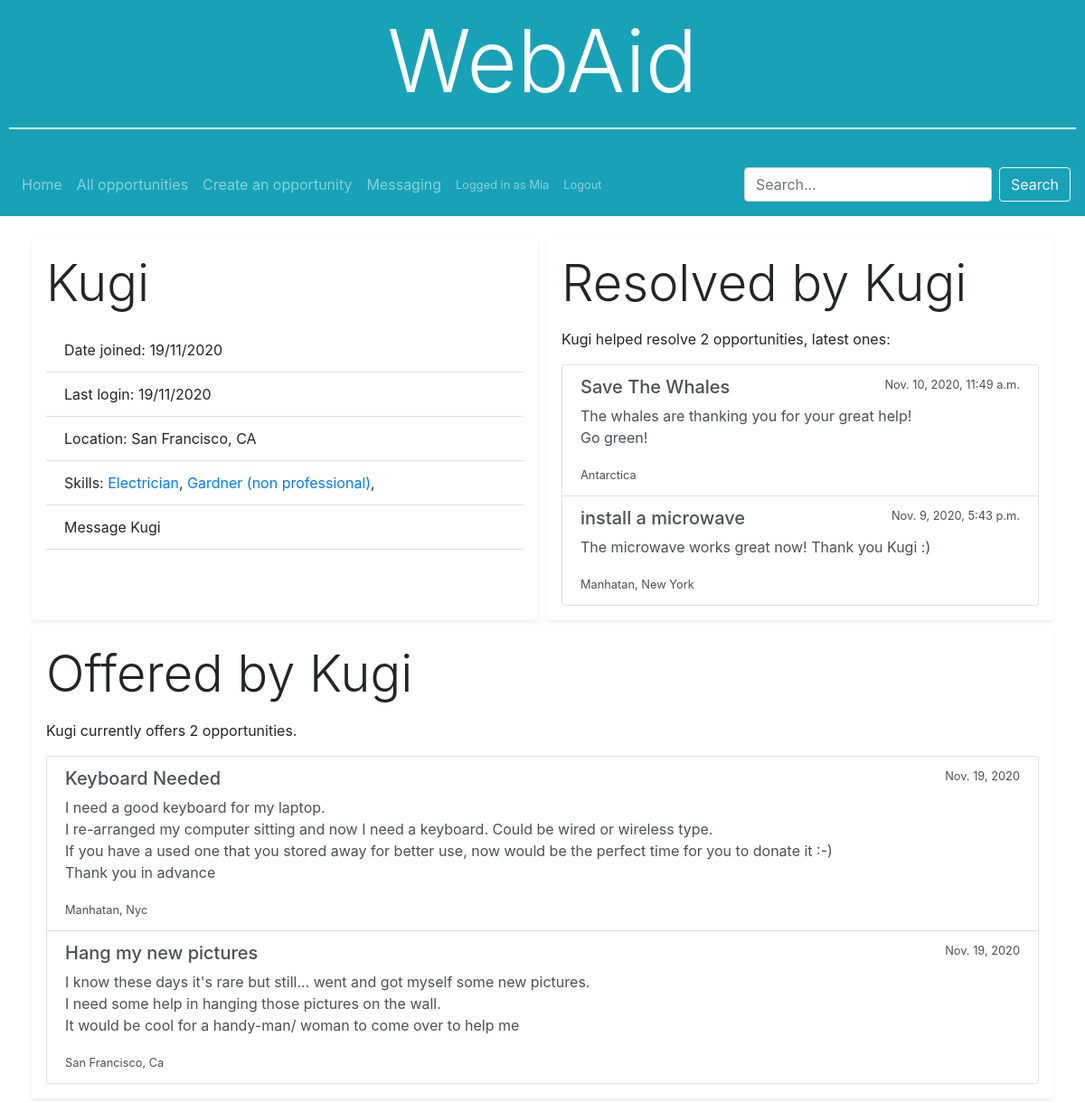
The page /user/4 (signed in) on the database its author committed.
### WebAid/models.py (models this page shows, shortened)
class User(AbstractUser):
    skills = models.TextField()
    location = models.CharField(max_length=64)
    def get_latest_resolved(self):
        resolved = self.resolved.all().order_by('-id')[:5]
        return resolved
    def get_latest_created(self):
        opportunities = self.opportunities.all().filter(resolved=None).order_by('-id')
        for opportunity in opportunities:
            opportunity = opportunity.make_time_difference()
        return opportunities

class Resolve(models.Model):
    resolvers = models.ManyToManyField(User, related_name='resolved')
    summary = models.TextField(max_length=1000)

class Opportunity(models.Model):
    title = models.CharField(max_length=64)
    description = models.TextField()
    creator = models.ForeignKey(User, on_delete=models.CASCADE, related_name='opportunities')
    location = models.CharField(max_length=64)
    categories = models.TextField() # Create categories
    creation_time = models.DateTimeField(auto_now_add=True)
    resolved = models.OneToOneField('Resolve', null=True, blank=True, on_delete=models.PROTECT, related_name='opportunity')
    class Meta:
        verbose_name_plural = "Opportunities"
    def make_time_difference(self):
        now = datetime.datetime.now(datetime.timezone.utc)
        then = self.creation_time
        delta = now - then
        if delta < datetime.timedelta(minutes=1):
            self.creation_time = 'Posted just now'
        elif delta < datetime.timedelta(hours=1):
            minutes, rem = divmod(delta.seconds, 60)
            self.creation_time = f'{minutes} minutes ago'
        elif delta < datetime.timedelta(days=1):
            hours, rem = divmod(delta.seconds, 3600)
            self.creation_time = f'{hours} hours ago'
        elif delta < datetime.timedelta(days=7):
            days = delta.days
            self.creation_time = f'{days} days ago'
        elif delta < datetime.timedelta(days=21):
            weeks, rem = divmod(delta.days, 7)
            self.creation_time = f'{weeks} weeks ago'
        else:
            self.creation_time = then.date
        return self

### WebAid/views.py (the view, shortened to what this page needs)
# urls.py: path('user/<int:user_id>', views.user, name='user'),
@csrf_exempt
def user(request, user_id):
    try:
        user = User.objects.get(pk=user_id)
    except ObjectDoesNotExist:
        return HttpResponseRedirect(reverse('index'))
    user.date_joined = user.date_joined.strftime("%d/%m/%Y")
    user.last_login = user.last_login.strftime("%d/%m/%Y")
    skills = []
    for skill in user.skills.split(','):
        skills.append(skill.strip())
    user.skills = skills
    return render(request, 'WebAid/user.html', {
        'user': user,
        'form': NewConversationForm({'users': user.username})
    })

### WebAid/extras/forms.py
class NewConversationForm(forms.Form):
    subject = forms.CharField(widget=forms.TextInput(attrs={'placeholder': 'Subject', 'class': 'form-control'}), max_length=64)
    users = forms.CharField(widget=forms.TextInput(attrs={'placeholder': 'Users, separated by commas', 'class': 'form-control'}), max_length=64)

### WebAid/templates/WebAid/user.html (shortened to what this page needs)
{% extends 'WebAid/layout.html' %}
{% block body %}
<div class="row">
  <div class="col box-style shadow-sm p-3">
    <p class="display-4">{{ user.username }}</p>
    <ul class="list-group list-group-flush">
      <li class="list-group-item">Date joined: {{ user.date_joined }}</li>
      <li class="list-group-item">Last login: {{ user.last_login }}</li>
      <li class="list-group-item edit-hide">Location: {{ user.location }}</li>
      <li class="list-group-item edit-hide">Skills:{% for skill in user.skills %} <a href="../opportunities/1?category={{ skill }}">{{ skill }}</a>,{% endfor %}</li>
      {% if request.user.is_authenticated and request.user.id != user.id %}
      <a class="list-group-item list-group-item-action" id="message">Message {{ user.username }}</a>
      {% endif %}
    </ul>
  </div>
  {% if user.get_latest_resolved.count != 0 %}
  <div class="col box-style shadow-sm p-3">
    <p class="display-4">Resolved by {{ user.username }}</p>
    {% if user.get_latest_resolved.count > 1 %}
    <p>{{ user.username }} helped resolve {{ user.get_latest_resolved.count }} opportunities, latest ones:</p>
    {% endif %}
    <ul class="list-group">
      {% for resolve in user.get_latest_resolved %}
      <a href="{% url 'opportunity' opportunity_id=resolve.opportunity.id %}" class="list-group-item list-group-item-action opportunity">
        <div class="d-flex justify-content-between">
          <h5>{{ resolve.opportunity.title }}</h5>
          <small>{{ resolve.opportunity.creation_time }}</small>
        </div>
        <p>{{ resolve.summary }}</p>
        <small>{{ resolve.opportunity.location }}</small>
      </a>
      {% endfor %}
    </ul>
  </div>
  {% endif %}
</div>
<div class="row">
  <div class="col box-style shadow-sm p-3">
    <p class="display-4">Offered by {{ user.username }}</p>
    <p>{{ user.username }} currently offers {{ user.get_latest_created.count }} opportunities.</p>
    <ul class="list-group">
      {% for opportunity in user.get_latest_created %}
      <a href="{% url 'opportunity' opportunity_id=opportunity.id %}" class="list-group-item list-group-item-action opportunity">
        <div class="d-flex justify-content-between">
          <h5>{{ opportunity.title }}</h5>
          <small>{{ opportunity.creation_time }}</small>
        </div>
        <p>{{ opportunity.description }}</p>
        <small>{{ opportunity.location }}</small>
      </a>
      {% endfor %}
    </ul>
  </div>
</div>
{% endblock %}

### WebAid/templates/WebAid/layout.html (shortened to what this page needs)
{% load static %}
<!DOCTYPE html>
<html lang="en">
  <head>
    <link rel="stylesheet" href="https://stackpath.bootstrapcdn.com/bootstrap/4.4.1/css/bootstrap.min.css">
    <link rel="stylesheet" href="{% static 'WebAid/styles.css' %}">
    {% url 'index' as home_url %}
    {% url 'opportunities' as opportunities_url %}
    {% url 'create' as create_url %}
    {% url 'messaging' as messaging_url %}
    {% url 'user' user_id=request.user.id as user_url %}
    {% url 'register' as register_url %}
    {% url 'login' as login_url %}
  </head>
  <body>
    <header class="container-fluid bg-info header">
      <a href="{% url 'index' %}"><p class="display-1">WebAid</p></a>
      <hr>
    </header>
    <nav class="navbar navbar-expand-lg navbar-dark bg-info">
      <ul class="navbar-nav mr-auto d-flex align-items-center">
        <li class="nav-item{% ifequal request.path home_url %} active{% endifequal %}"><a href="{% url 'index' %}" class="nav-link">Home</a></li>
        <li class="nav-item{% ifequal request.path opportunities_url %} active{% endifequal %}"><a href="{% url 'opportunities' %}" class="nav-link">All opportunities</a></li>
        {% if request.user.is_authenticated %}
        <li class="nav-item{% ifequal request.path create_url %} active{% endifequal %}"><a href="{% url 'create' %}" class="nav-link">Create an opportunity</a></li>
        <li class="nav-item{% ifequal request.path messaging_url %} active{% endifequal %}"><a href="{% url 'messaging' %}" class="nav-link">Messaging</a></li>
        <li class="nav-item small{% ifequal request.path user_url %} active{% endifequal %}"><a href="{% url 'user' user_id=request.user.id %}" class="nav-link">Logged in as {{ request.user }}</a></li>
        <li class="nav-item small"><a href="{% url 'logout' %}" class="nav-link">Logout</a></li>
        {% else %}
        <li class="nav-item small{% ifequal request.path register_url %} active{% endifequal %}"><a href="{% url 'register' %}" class="nav-link">Register</a></li>
        <li class="nav-item small{% ifequal request.path login_url %} active{% endifequal %}"><a href="{% url 'login' %}" class="nav-link">Login</a></li>
        {% endif %}
      </ul>
      <form class="form-inline" action="{% url 'search' %}" method="post">
        <input class="form-control mr-sm-2" type="search" placeholder="Search..." name="search">
        <button class="btn btn-outline-light my-2 my-sm-2 search-button" type="submit">Search</button>
      </form>
    </nav>
    <div class="container">
      {% block body %}
      {% endblock %}
    </div>
  </body>
</html>

### WebAid/static/WebAid/styles.css (style rules this page uses)
.header { margin-bottom: 0; padding: 10px; text-align: center; color: white; }
.header a { text-decoration: none; color: white; }
.header hr { border-top: solid 2px white; }
nav.navbar { position: sticky; z-index: 10; top: 0; }
.container { margin-top: 20px; }
.box-style { margin: 5px; border-radius: 3px; }
.opportunity p { white-space: pre-wrap; }

### rows shown on the page
User: user "Mia"
User: username "Kugi", date_joined "19/11/2020", last_login "19/11/2020", location "San Francisco, CA", get_latest_resolved.count "2", get_latest_created.count "2"
Resolve: opportunity "Save The Whales", opportunity.creation_time "Nov. 10, 2020, 11:49 a.m.", summary "The whales are thanking you for your great help! Go green!", opportunity.location "Antarctica"
Resolve: opportunity "install a microwave", opportunity.creation_time "Nov. 9, 2020, 5:43 p.m.", summary "The microwave works great now! Thank you Kugi :)", opportunity.location "Manhatan, New York"
Opportunity: title "Keyboard Needed", creation_time "Nov. 19, 2020", description "I need a good keyboard for my laptop. I re-arranged my computer sitting and now I need a keyboard. Could be wired or wireless type. If you have a used one that you stored away for better use, now would be the perfect time for you to donate it :-) Thank you in advance", location "Manhatan, Nyc"
Opportunity: title "Hang my new pictures", creation_time "Nov. 19, 2020", description "I know these days it's rare but still... went and got myself some new pictures. I need some help in hanging those pictures on the wall. It would be cool for a handy-man/ woman to come over to help me", location "San Francisco, Ca"

### other values the page prints
{{ skill }} "Electrician" "Gardner (non professional)"
